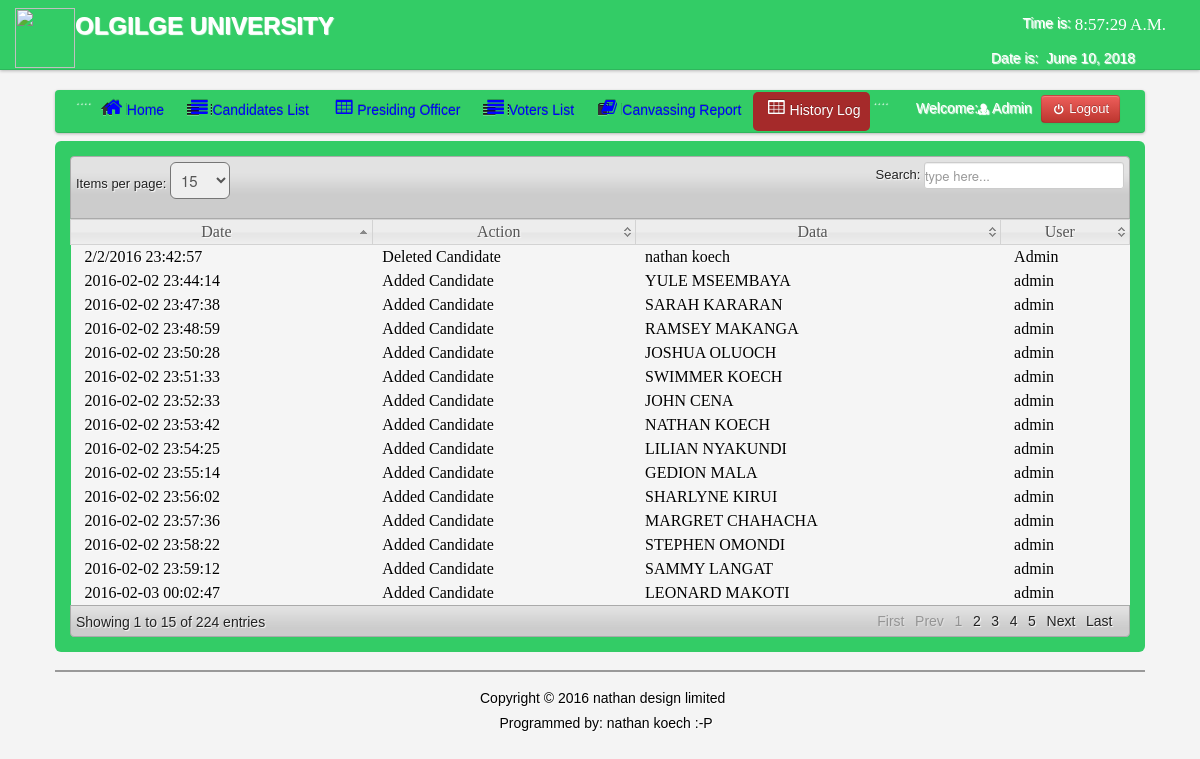
The page /voting/admin/History.php (signed in) on the database its author committed.
### tables this page shows
CREATE TABLE IF NOT EXISTS `users` (
  `User_id` int(11) NOT NULL AUTO_INCREMENT,
  `FirstName` varchar(100) NOT NULL,
  `LastName` varchar(100) NOT NULL,
  `UserName` varchar(100) NOT NULL,
  `Password` varchar(100) NOT NULL,
  `User_Type` varchar(50) NOT NULL,
  PRIMARY KEY (`User_id`)
);

CREATE TABLE IF NOT EXISTS `history` (
  `history_id` int(11) NOT NULL AUTO_INCREMENT,
  `data` varchar(30) NOT NULL,
  `action` varchar(50) NOT NULL,
  `date` varchar(20) NOT NULL,
  `user` varchar(20) NOT NULL,
  PRIMARY KEY (`history_id`)
);

### voting/admin/session.php (called while the page is built, shortened)
<?php
$id_session=$_SESSION['id'];
?>

### voting/admin/history.php (the view, shortened to what this page needs)
<?php
include('header.php');
include('session.php');
?>
</head>
<body>
<?php include('nav_top.php'); ?>
<div class="wrapper">
<div class="home_body">
<div class="navbar">
	<div class="navbar-inner">
	<div class="container">
	<ul class="nav nav-pills">
	  <li>....</li>
	  <li><a href="home.php"><i class="icon-home icon-large"></i>Home</a></li>
	  <li><a  href="candidate_list.php"><i class="icon-align-justify icon-large"></i>Candidates List</a></li>
<li><a  href="presiding.php"><i class="icon-table icon-large"></i>Presiding Officer</a>
	  <li><a  href="voter_list.php"><i class="icon-align-justify icon-large"></i>Voters List</a></li>
		 <li><a  href="canvassing_report.php"><i class="icon-book icon-large"></i>Canvassing Report</a></li>
		    <li class="active"><a  href="History.php"><i class="icon-table icon-large"></i>History Log</a>
		   <div class="modal hide fade" id="about">
		   <li>....</li>
	 </ul>
	<form class="navbar-form pull-right">
		<?php $result=mysql_query("select * from users where User_id='$id_session'");
	$row=mysql_fetch_array($result);
	?>
	<font color="white">Welcome:<i class="icon-user-md"></i><?php echo $row['User_Type']; ?></font>
	<a class="btn btn-danger" id="logout" data-toggle="modal" href="#myModal"><i class="icon-off"></i>&nbsp;Logout</a>
	</form>
	</div>
	</div>
	</div>
	<div id="element" class="hero-body">
	<table class="users-table">
<div class="demo_jui">
		<table cellpadding="0" cellspacing="0" border="0" class="display" id="log" class="jtable">
			<thead>
				<tr>
				<th>Date</th>
				<th>Action</th>
				<th>Data</th>
				<th>User</th>
				</tr>
			</thead>
			<tbody>
<?php $history_query=mysql_query("select  * from history");
		while($history_rows=mysql_fetch_array($history_query))
			{ $id=$history_rows['history_id'];?>
<tr class="del<?php echo $id ?>">
	<td>&nbsp;<?php echo $history_rows['date']; ?></td>
	<td><?php echo $history_rows['action']; ?></td>
	<td><?php echo $history_rows['data']; ?></td>
	<td>&nbsp;<?php echo $history_rows['user']; ?></td>
	</tr>
<?php } ?>
			</tbody>
		</table>
	</div>
	</div>
	<?php include('footer.php')?>
</div>
</body>
</html>

### voting/admin/css/datatable/demo_table_jui.css (style rules this page uses)
table.display thead th { cursor: pointer; padding: 3px 0 3px 10px; }
table.display { border-collapse: collapse; clear: both; margin: 0 auto; width: 100%; }
table.display td { padding: 3px 10px; }
tr.odd { background-color: #f5f5f5; }
tr.even { background-color: #f5f5f5; }
tr.odd td.sorting_1 { background-color: f5f5f5; }
tr.even td.sorting_1 { background-color: f5f5f5; }

### voting/admin/css/Home.css (style rules this page uses)
* { margin:0; padding:0; }
body { font-family:"Trebuchet MS", "Myriad Pro", Arial, sans-serif; font-size:14px; background-color: #fff; background:#f4f4f4 url(../images/bg.gif) repeat top left; text-shadow:1px 1px 1px #fff; background-position: 0 0px; }
.wrapper { width:1090px; margin:10px auto; }
.navbar .navbar-inner { background: #3C6; }

### rows shown on the page
users: User_Type "Admin"
history: date "2/2/2016 23:42:57", action "Deleted Candidate", data "nathan koech", user "Admin"
history: date "2016-02-02 23:44:14", action "Added Candidate", data "YULE MSEEMBAYA", user "admin"
history: date "2016-02-02 23:47:38", action "Added Candidate", data "SARAH KARARAN", user "admin"
history: date "2016-02-02 23:48:59", action "Added Candidate", data "RAMSEY MAKANGA", user "admin"
history: date "2016-02-02 23:50:28", action "Added Candidate", data "JOSHUA OLUOCH", user "admin"
history: date "2016-02-02 23:51:33", action "Added Candidate", data "SWIMMER KOECH", user "admin"
history: date "2016-02-02 23:52:33", action "Added Candidate", data "JOHN CENA", user "admin"
history: date "2016-02-02 23:53:42", action "Added Candidate", data "NATHAN KOECH", user "admin"
history: date "2016-02-02 23:54:25", action "Added Candidate", data "LILIAN NYAKUNDI", user "admin"
history: date "2016-02-02 23:55:14", action "Added Candidate", data "GEDION MALA", user "admin"
history: date "2016-02-02 23:56:02", action "Added Candidate", data "SHARLYNE KIRUI", user "admin"
history: date "2016-02-02 23:57:36", action "Added Candidate", data "MARGRET CHAHACHA", user "admin"
history: date "2016-02-02 23:58:22", action "Added Candidate", data "STEPHEN OMONDI", user "admin"
history: date "2016-02-02 23:59:12", action "Added Candidate", data "SAMMY LANGAT", user "admin"
history: date "2016-02-03 00:02:47", action "Added Candidate", data "LEONARD MAKOTI", user "admin"
